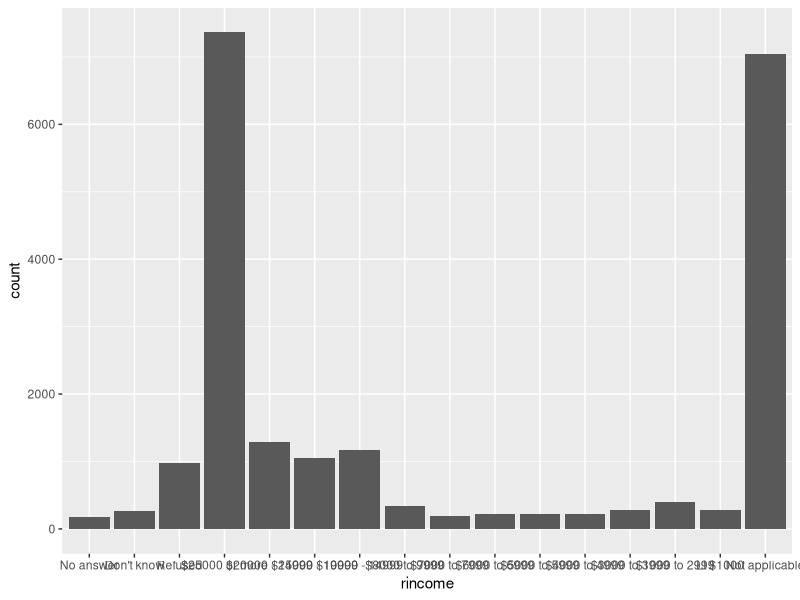
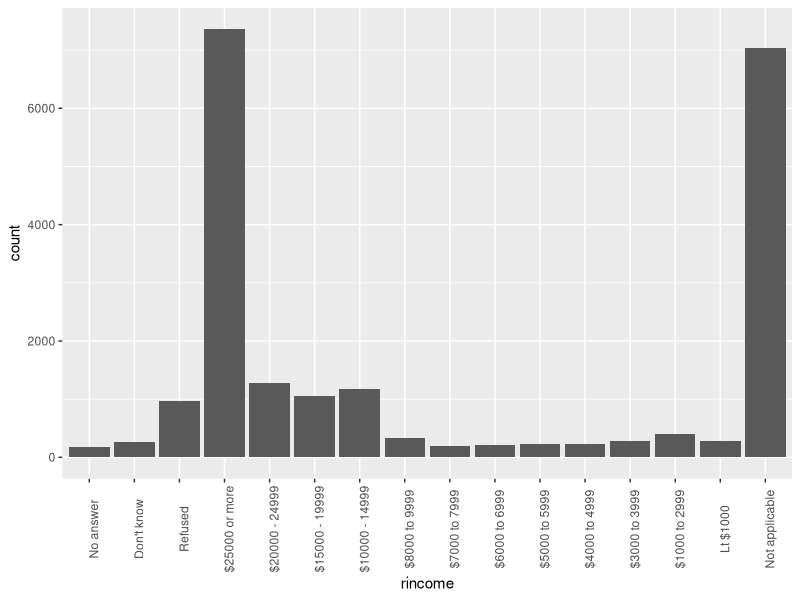
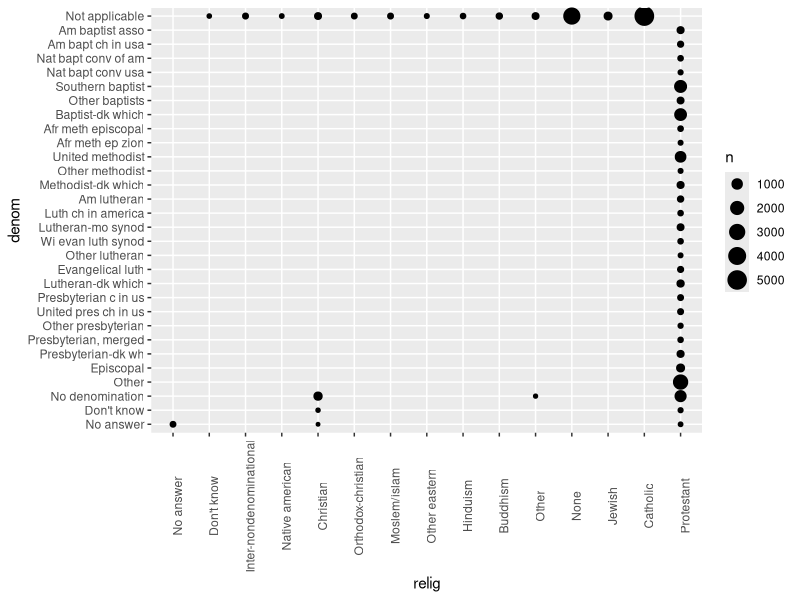
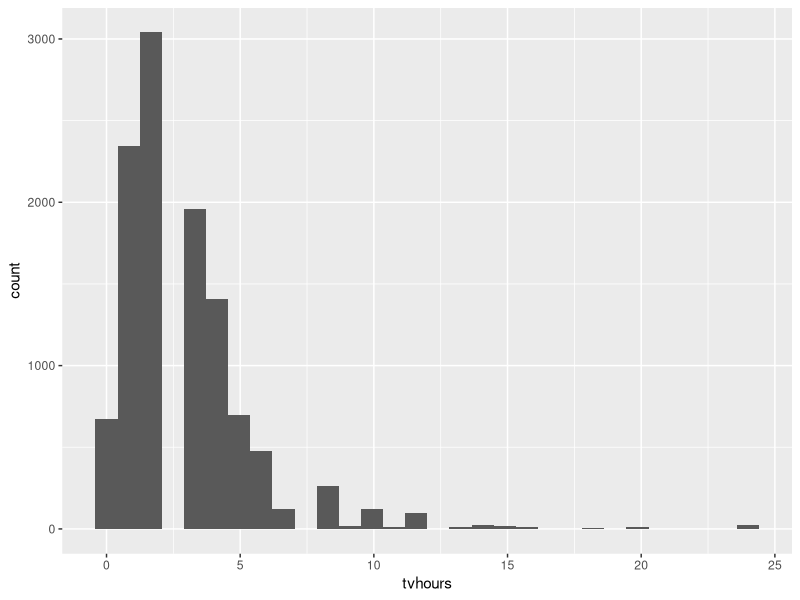
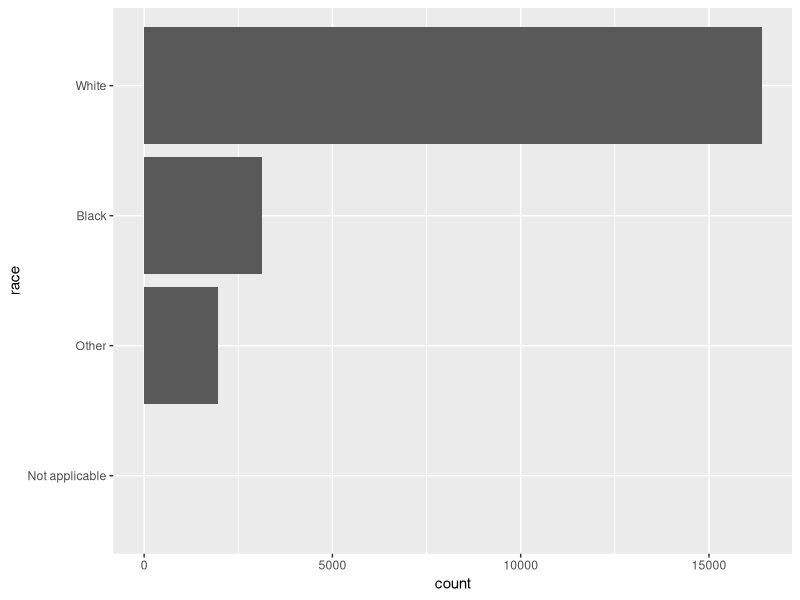
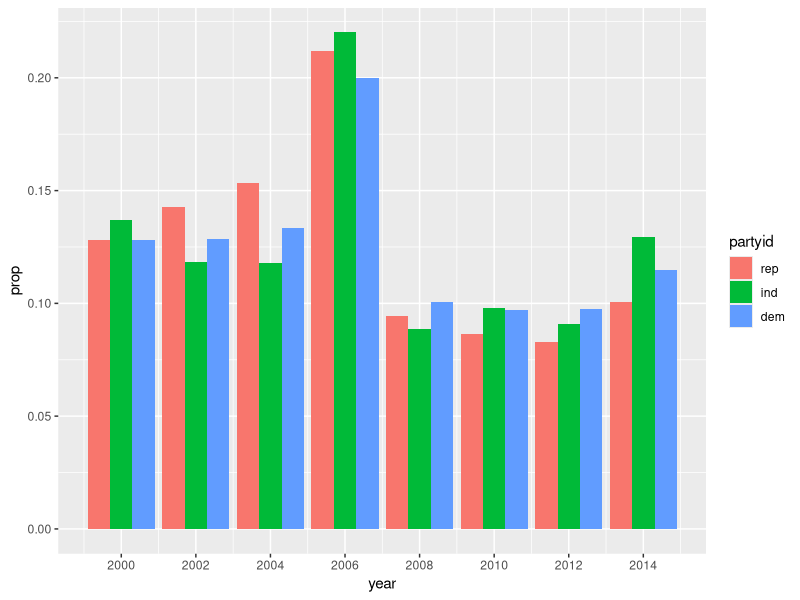

Write R code to recreate these figures, in order.
## ---- chunk 1
knitr::opts_chunk$set(echo = TRUE)
knitr::opts_chunk$set(message = FALSE)
knitr::opts_chunk$set(warning = FALSE)
## ---- chunk 2
library(tidyverse)
library(forcats)
## ---- chunk 3
ggplot(gss_cat, aes(rincome)) +
  geom_bar()
## ---- chunk 4
ggplot(gss_cat, aes(rincome)) +
  geom_bar() +
  theme(axis.text.x=element_text(angle=90))
## ---- chunk 5
gss_cat %>%
  count(relig) %>%
  top_n(1)
## ---- chunk 6
gss_cat %>%
  count(partyid) %>%
  top_n(1)
## ---- chunk 7
gss_cat %>%
  group_by(denom) %>%
  count(relig)
## ---- chunk 8
gss_cat %>%
  group_by(relig, denom) %>%
  summarize(n = n()) %>%
  ggplot(aes(relig, denom, size = n)) +
    geom_point() +
    theme(axis.text.x=element_text(angle = 90))
## ---- chunk 9
gss_cat %>%
  ggplot(aes(tvhours)) +
    geom_histogram()

mean(gss_cat$tvhours, na.rm = TRUE)
median(gss_cat$tvhours, na.rm = TRUE)
## ---- chunk 10
gss_cat %>%
  mutate(race = fct_relevel(race, "Not applicable")) %>%
  ggplot(aes(race)) +
    geom_bar() +
    coord_flip() +
    scale_x_discrete(drop = FALSE)
## ---- chunk 11
gss_cat %>%
  mutate(partyid = fct_collapse(partyid,
    other = c("No answer", "Don't know", "Other party"),
    rep = c("Strong republican", "Not str republican"),
    ind = c("Ind,near rep", "Independent", "Ind,near dem"), 
    dem = c("Not str democrat", "Strong democrat"))) %>%
  filter(partyid != "other") %>%
  ggplot(aes(x = year, ..prop.., fill = partyid)) +
    geom_bar(position = "dodge") +
    scale_x_continuous(breaks = c(2000, 2002, 2004, 2006, 2008, 2010, 2012, 2014))
## ---- chunk 12
gss_cat %>%
  mutate(rincome = fct_collapse(rincome, 
    `More than $10,000` = c("$10000 - 14999", "$15000 - 19999", "$20000 - 24999", "$25000 or more"),
    `Less than $10,000` = c("Lt $1000", "$1000 to 2999", "$3000 to 3999", "$4000 to 4999", "$5000 to 5999", "$6000 to 6999", "$7000 to 7999", "$8000 to 9999"))) %>%
  mutate(rincome = fct_lump(rincome, n = 3)) %>%
  count(rincome, sort = TRUE)
